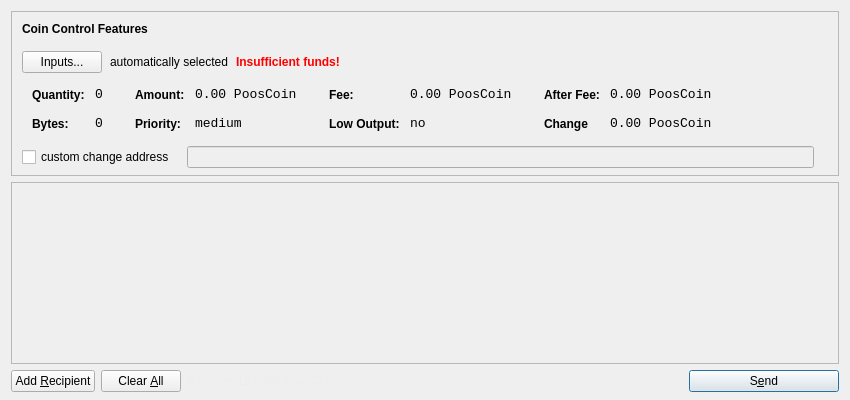
<?xml version="1.0" encoding="UTF-8"?>
<ui version="4.0">
 <class>SendCoinsDialog</class>
 <widget class="QDialog" name="SendCoinsDialog">
  <property name="geometry">
   <rect>
    <x>0</x>
    <y>0</y>
    <width>850</width>
    <height>400</height>
   </rect>
  </property>
  <property name="windowTitle">
   <string>Send Coins</string>
  </property>
  <layout class="QVBoxLayout" name="verticalLayout" stretch="0,1,0">
   <property name="bottomMargin">
    <number>8</number>
   </property>
   <item>
    <widget class="QFrame" name="frameCoinControl">
     <property name="sizePolicy">
      <sizepolicy hsizetype="Expanding" vsizetype="Expanding">
       <horstretch>0</horstretch>
       <verstretch>0</verstretch>
      </sizepolicy>
     </property>
     <property name="maximumSize">
      <size>
       <width>16777215</width>
       <height>16777215</height>
      </size>
     </property>
     <property name="frameShape">
      <enum>QFrame::StyledPanel</enum>
     </property>
     <property name="frameShadow">
      <enum>QFrame::Sunken</enum>
     </property>
     <layout class="QVBoxLayout" name="verticalLayoutCoinControl2">
      <property name="spacing">
       <number>6</number>
      </property>
      <property name="leftMargin">
       <number>0</number>
      </property>
      <property name="topMargin">
       <number>0</number>
      </property>
      <property name="rightMargin">
       <number>0</number>
      </property>
      <property name="bottomMargin">
       <number>6</number>
      </property>
      <item>
       <layout class="QVBoxLayout" name="verticalLayoutCoinControl" stretch="0,0,0,0,1">
        <property name="spacing">
         <number>0</number>
        </property>
        <property name="leftMargin">
         <number>10</number>
        </property>
        <property name="topMargin">
         <number>10</number>
        </property>
        <item>
         <layout class="QHBoxLayout" name="horizontalLayoutCoinControl1">
          <property name="bottomMargin">
           <number>15</number>
          </property>
          <item>
           <widget class="QLabel" name="labelCoinControlFeatures">
            <property name="sizePolicy">
             <sizepolicy hsizetype="Preferred" vsizetype="Maximum">
              <horstretch>0</horstretch>
              <verstretch>0</verstretch>
             </sizepolicy>
            </property>
            <property name="font">
             <font>
              <weight>75</weight>
              <bold>true</bold>
             </font>
            </property>
            <property name="styleSheet">
             <string notr="true">font-weight:bold;</string>
            </property>
            <property name="text">
             <string>Coin Control Features</string>
            </property>
           </widget>
          </item>
         </layout>
        </item>
        <item>
         <layout class="QHBoxLayout" name="horizontalLayoutCoinControl2" stretch="0,0,0,0">
          <property name="spacing">
           <number>8</number>
          </property>
          <property name="bottomMargin">
           <number>10</number>
          </property>
          <item>
           <widget class="QPushButton" name="pushButtonCoinControl">
            <property name="styleSheet">
             <string notr="true"/>
            </property>
            <property name="text">
             <string>Inputs...</string>
            </property>
           </widget>
          </item>
          <item>
           <widget class="QLabel" name="labelCoinControlAutomaticallySelected">
            <property name="text">
             <string>automatically selected</string>
            </property>
            <property name="margin">
             <number>5</number>
            </property>
           </widget>
          </item>
          <item>
           <widget class="QLabel" name="labelCoinControlInsuffFunds">
            <property name="font">
             <font>
              <weight>75</weight>
              <bold>true</bold>
             </font>
            </property>
            <property name="styleSheet">
             <string notr="true">color:red;font-weight:bold;</string>
            </property>
            <property name="text">
             <string>Insufficient funds!</string>
            </property>
            <property name="margin">
             <number>5</number>
            </property>
           </widget>
          </item>
          <item>
           <spacer name="horizontalSpacerCoinControl">
            <property name="orientation">
             <enum>Qt::Horizontal</enum>
            </property>
            <property name="sizeHint" stdset="0">
             <size>
              <width>40</width>
              <height>1</height>
             </size>
            </property>
           </spacer>
          </item>
         </layout>
        </item>
        <item>
         <widget class="QWidget" name="widgetCoinControl" native="true">
          <property name="sizePolicy">
           <sizepolicy hsizetype="Preferred" vsizetype="Preferred">
            <horstretch>0</horstretch>
            <verstretch>0</verstretch>
           </sizepolicy>
          </property>
          <property name="minimumSize">
           <size>
            <width>0</width>
            <height>0</height>
           </size>
          </property>
          <property name="styleSheet">
           <string notr="true"/>
          </property>
          <layout class="QHBoxLayout" name="horizontalLayoutCoinControl5">
           <property name="margin">
            <number>0</number>
           </property>
           <item>
            <layout class="QHBoxLayout" name="horizontalLayoutCoinControl3" stretch="0,0,0,1">
             <property name="spacing">
              <number>20</number>
             </property>
             <property name="topMargin">
              <number>0</number>
             </property>
             <property name="bottomMargin">
              <number>10</number>
             </property>
             <item>
              <layout class="QFormLayout" name="formLayoutCoinControl1">
               <property name="horizontalSpacing">
                <number>10</number>
               </property>
               <property name="verticalSpacing">
                <number>14</number>
               </property>
               <property name="leftMargin">
                <number>10</number>
               </property>
               <property name="topMargin">
                <number>4</number>
               </property>
               <property name="rightMargin">
                <number>6</number>
               </property>
               <item row="0" column="0">
                <widget class="QLabel" name="labelCoinControlQuantityText">
                 <property name="styleSheet">
                  <string notr="true">font-weight:bold;</string>
                 </property>
                 <property name="text">
                  <string>Quantity:</string>
                 </property>
                 <property name="margin">
                  <number>0</number>
                 </property>
                </widget>
               </item>
               <item row="0" column="1">
                <widget class="QLabel" name="labelCoinControlQuantity">
                 <property name="font">
                  <font>
                   <family>Monospace</family>
                   <pointsize>10</pointsize>
                  </font>
                 </property>
                 <property name="cursor">
                  <cursorShape>IBeamCursor</cursorShape>
                 </property>
                 <property name="contextMenuPolicy">
                  <enum>Qt::ActionsContextMenu</enum>
                 </property>
                 <property name="text">
                  <string>0</string>
                 </property>
                 <property name="margin">
                  <number>0</number>
                 </property>
                 <property name="textInteractionFlags">
                  <set>Qt::LinksAccessibleByMouse|Qt::TextSelectableByKeyboard|Qt::TextSelectableByMouse</set>
                 </property>
                </widget>
               </item>
               <item row="1" column="0">
                <widget class="QLabel" name="labelCoinControlBytesText">
                 <property name="styleSheet">
                  <string notr="true">font-weight:bold;</string>
                 </property>
                 <property name="text">
                  <string>Bytes:</string>
                 </property>
                </widget>
               </item>
               <item row="1" column="1">
                <widget class="QLabel" name="labelCoinControlBytes">
                 <property name="font">
                  <font>
                   <family>Monospace</family>
                   <pointsize>10</pointsize>
                  </font>
                 </property>
                 <property name="cursor">
                  <cursorShape>IBeamCursor</cursorShape>
                 </property>
                 <property name="contextMenuPolicy">
                  <enum>Qt::ActionsContextMenu</enum>
                 </property>
                 <property name="text">
                  <string>0</string>
                 </property>
                 <property name="textInteractionFlags">
                  <set>Qt::LinksAccessibleByMouse|Qt::TextSelectableByKeyboard|Qt::TextSelectableByMouse</set>
                 </property>
                </widget>
               </item>
              </layout>
             </item>
             <item>
              <layout class="QFormLayout" name="formLayoutCoinControl2">
               <property name="horizontalSpacing">
                <number>10</number>
               </property>
               <property name="verticalSpacing">
                <number>14</number>
               </property>
               <property name="leftMargin">
                <number>6</number>
               </property>
               <property name="topMargin">
                <number>4</number>
               </property>
               <property name="rightMargin">
                <number>6</number>
               </property>
               <item row="0" column="0">
                <widget class="QLabel" name="labelCoinControlAmountText">
                 <property name="styleSheet">
                  <string notr="true">font-weight:bold;</string>
                 </property>
                 <property name="text">
                  <string>Amount:</string>
                 </property>
                 <property name="margin">
                  <number>0</number>
                 </property>
                </widget>
               </item>
               <item row="0" column="1">
                <widget class="QLabel" name="labelCoinControlAmount">
                 <property name="font">
                  <font>
                   <family>Monospace</family>
                   <pointsize>10</pointsize>
                  </font>
                 </property>
                 <property name="cursor">
                  <cursorShape>IBeamCursor</cursorShape>
                 </property>
                 <property name="contextMenuPolicy">
                  <enum>Qt::ActionsContextMenu</enum>
                 </property>
                 <property name="text">
                  <string>0.00 PoosCoin</string>
                 </property>
                 <property name="textInteractionFlags">
                  <set>Qt::LinksAccessibleByMouse|Qt::TextSelectableByKeyboard|Qt::TextSelectableByMouse</set>
                 </property>
                </widget>
               </item>
               <item row="1" column="0">
                <widget class="QLabel" name="labelCoinControlPriorityText">
                 <property name="styleSheet">
                  <string notr="true">font-weight:bold;</string>
                 </property>
                 <property name="text">
                  <string>Priority:</string>
                 </property>
                </widget>
               </item>
               <item row="1" column="1">
                <widget class="QLabel" name="labelCoinControlPriority">
                 <property name="font">
                  <font>
                   <family>Monospace</family>
                   <pointsize>10</pointsize>
                  </font>
                 </property>
                 <property name="cursor">
                  <cursorShape>IBeamCursor</cursorShape>
                 </property>
                 <property name="contextMenuPolicy">
                  <enum>Qt::ActionsContextMenu</enum>
                 </property>
                 <property name="text">
                  <string>medium</string>
                 </property>
                 <property name="textInteractionFlags">
                  <set>Qt::LinksAccessibleByMouse|Qt::TextSelectableByKeyboard|Qt::TextSelectableByMouse</set>
                 </property>
                </widget>
               </item>
              </layout>
             </item>
             <item>
              <layout class="QFormLayout" name="formLayoutCoinControl3">
               <property name="horizontalSpacing">
                <number>10</number>
               </property>
               <property name="verticalSpacing">
                <number>14</number>
               </property>
               <property name="leftMargin">
                <number>6</number>
               </property>
               <property name="topMargin">
                <number>4</number>
               </property>
               <property name="rightMargin">
                <number>6</number>
               </property>
               <item row="0" column="0">
                <widget class="QLabel" name="labelCoinControlFeeText">
                 <property name="styleSheet">
                  <string notr="true">font-weight:bold;</string>
                 </property>
                 <property name="text">
                  <string>Fee:</string>
                 </property>
                 <property name="margin">
                  <number>0</number>
                 </property>
                </widget>
               </item>
               <item row="0" column="1">
                <widget class="QLabel" name="labelCoinControlFee">
                 <property name="font">
                  <font>
                   <family>Monospace</family>
                   <pointsize>10</pointsize>
                  </font>
                 </property>
                 <property name="cursor">
                  <cursorShape>IBeamCursor</cursorShape>
                 </property>
                 <property name="contextMenuPolicy">
                  <enum>Qt::ActionsContextMenu</enum>
                 </property>
                 <property name="text">
                  <string>0.00 PoosCoin</string>
                 </property>
                 <property name="textInteractionFlags">
                  <set>Qt::LinksAccessibleByMouse|Qt::TextSelectableByKeyboard|Qt::TextSelectableByMouse</set>
                 </property>
                </widget>
               </item>
               <item row="1" column="0">
                <widget class="QLabel" name="labelCoinControlLowOutputText">
                 <property name="styleSheet">
                  <string notr="true">font-weight:bold;</string>
                 </property>
                 <property name="text">
                  <string>Low Output:</string>
                 </property>
                </widget>
               </item>
               <item row="1" column="1">
                <widget class="QLabel" name="labelCoinControlLowOutput">
                 <property name="font">
                  <font>
                   <family>Monospace</family>
                   <pointsize>10</pointsize>
                  </font>
                 </property>
                 <property name="cursor">
                  <cursorShape>IBeamCursor</cursorShape>
                 </property>
                 <property name="contextMenuPolicy">
                  <enum>Qt::ActionsContextMenu</enum>
                 </property>
                 <property name="text">
                  <string>no</string>
                 </property>
                 <property name="textInteractionFlags">
                  <set>Qt::LinksAccessibleByMouse|Qt::TextSelectableByKeyboard|Qt::TextSelectableByMouse</set>
                 </property>
                </widget>
               </item>
              </layout>
             </item>
             <item>
              <layout class="QFormLayout" name="formLayoutCoinControl4">
               <property name="horizontalSpacing">
                <number>10</number>
               </property>
               <property name="verticalSpacing">
                <number>14</number>
               </property>
               <property name="leftMargin">
                <number>6</number>
               </property>
               <property name="topMargin">
                <number>4</number>
               </property>
               <property name="rightMargin">
                <number>6</number>
               </property>
               <item row="0" column="0">
                <widget class="QLabel" name="labelCoinControlAfterFeeText">
                 <property name="styleSheet">
                  <string notr="true">font-weight:bold;</string>
                 </property>
                 <property name="text">
                  <string>After Fee:</string>
                 </property>
                 <property name="margin">
                  <number>0</number>
                 </property>
                </widget>
               </item>
               <item row="0" column="1">
                <widget class="QLabel" name="labelCoinControlAfterFee">
                 <property name="font">
                  <font>
                   <family>Monospace</family>
                   <pointsize>10</pointsize>
                  </font>
                 </property>
                 <property name="cursor">
                  <cursorShape>IBeamCursor</cursorShape>
                 </property>
                 <property name="contextMenuPolicy">
                  <enum>Qt::ActionsContextMenu</enum>
                 </property>
                 <property name="text">
                  <string>0.00 PoosCoin</string>
                 </property>
                 <property name="textInteractionFlags">
                  <set>Qt::LinksAccessibleByMouse|Qt::TextSelectableByKeyboard|Qt::TextSelectableByMouse</set>
                 </property>
                </widget>
               </item>
               <item row="1" column="0">
                <widget class="QLabel" name="labelCoinControlChangeText">
                 <property name="styleSheet">
                  <string notr="true">font-weight:bold;</string>
                 </property>
                 <property name="text">
                  <string>Change</string>
                 </property>
                </widget>
               </item>
               <item row="1" column="1">
                <widget class="QLabel" name="labelCoinControlChange">
                 <property name="font">
                  <font>
                   <family>Monospace</family>
                   <pointsize>10</pointsize>
                  </font>
                 </property>
                 <property name="cursor">
                  <cursorShape>IBeamCursor</cursorShape>
                 </property>
                 <property name="contextMenuPolicy">
                  <enum>Qt::ActionsContextMenu</enum>
                 </property>
                 <property name="text">
                  <string>0.00 PoosCoin</string>
                 </property>
                 <property name="textInteractionFlags">
                  <set>Qt::LinksAccessibleByMouse|Qt::TextSelectableByKeyboard|Qt::TextSelectableByMouse</set>
                 </property>
                </widget>
               </item>
              </layout>
             </item>
            </layout>
           </item>
          </layout>
         </widget>
        </item>
        <item>
         <layout class="QHBoxLayout" name="horizontalLayoutCoinControl4" stretch="0,0,0">
          <property name="spacing">
           <number>12</number>
          </property>
          <property name="sizeConstraint">
           <enum>QLayout::SetDefaultConstraint</enum>
          </property>
          <property name="topMargin">
           <number>5</number>
          </property>
          <property name="rightMargin">
           <number>5</number>
          </property>
          <item>
           <widget class="QCheckBox" name="checkBoxCoinControlChange">
            <property name="text">
             <string>custom change address</string>
            </property>
           </widget>
          </item>
          <item>
           <widget class="QLineEdit" name="lineEditCoinControlChange">
            <property name="enabled">
             <bool>false</bool>
            </property>
            <property name="sizePolicy">
             <sizepolicy hsizetype="Expanding" vsizetype="Fixed">
              <horstretch>0</horstretch>
              <verstretch>0</verstretch>
             </sizepolicy>
            </property>
           </widget>
          </item>
          <item>
           <widget class="QLabel" name="labelCoinControlChangeLabel">
            <property name="sizePolicy">
             <sizepolicy hsizetype="Preferred" vsizetype="Expanding">
              <horstretch>0</horstretch>
              <verstretch>0</verstretch>
             </sizepolicy>
            </property>
            <property name="minimumSize">
             <size>
              <width>0</width>
              <height>0</height>
             </size>
            </property>
            <property name="text">
             <string/>
            </property>
            <property name="margin">
             <number>3</number>
            </property>
           </widget>
          </item>
         </layout>
        </item>
        <item>
         <spacer name="verticalSpacerCoinControl">
          <property name="orientation">
           <enum>Qt::Vertical</enum>
          </property>
          <property name="sizeHint" stdset="0">
           <size>
            <width>800</width>
            <height>1</height>
           </size>
          </property>
         </spacer>
        </item>
       </layout>
      </item>
     </layout>
    </widget>
   </item>
   <item>
    <widget class="QScrollArea" name="scrollArea">
     <property name="widgetResizable">
      <bool>true</bool>
     </property>
     <widget class="QWidget" name="scrollAreaWidgetContents">
      <property name="geometry">
       <rect>
        <x>0</x>
        <y>0</y>
        <width>830</width>
        <height>156</height>
       </rect>
      </property>
      <layout class="QVBoxLayout" name="verticalLayout_2">
       <property name="margin">
        <number>0</number>
       </property>
       <item>
        <layout class="QVBoxLayout" name="entries">
         <property name="spacing">
          <number>6</number>
         </property>
        </layout>
       </item>
       <item>
        <spacer name="verticalSpacer">
         <property name="orientation">
          <enum>Qt::Vertical</enum>
         </property>
         <property name="sizeHint" stdset="0">
          <size>
           <width>20</width>
           <height>40</height>
          </size>
         </property>
        </spacer>
       </item>
      </layout>
     </widget>
    </widget>
   </item>
   <item>
    <layout class="QHBoxLayout" name="horizontalLayout">
     <item>
      <widget class="QPushButton" name="addButton">
       <property name="toolTip">
        <string>Send to multiple recipients at once</string>
       </property>
       <property name="text">
        <string>Add &amp;Recipient</string>
       </property>
       <property name="icon">
        <iconset resource="../bitcoin.qrc">
         <normaloff>:/icons/add</normaloff>:/icons/add</iconset>
       </property>
       <property name="autoDefault">
        <bool>false</bool>
       </property>
      </widget>
     </item>
     <item>
      <widget class="QPushButton" name="clearButton">
       <property name="sizePolicy">
        <sizepolicy hsizetype="Minimum" vsizetype="Fixed">
         <horstretch>0</horstretch>
         <verstretch>0</verstretch>
        </sizepolicy>
       </property>
       <property name="toolTip">
        <string>Remove all transaction fields</string>
       </property>
       <property name="text">
        <string>Clear &amp;All</string>
       </property>
       <property name="icon">
        <iconset resource="../bitcoin.qrc">
         <normaloff>:/icons/remove</normaloff>:/icons/remove</iconset>
       </property>
       <property name="autoRepeatDelay">
        <number>300</number>
       </property>
       <property name="autoDefault">
        <bool>false</bool>
       </property>
      </widget>
     </item>
     <item>
      <layout class="QHBoxLayout" name="horizontalLayout_2">
       <property name="spacing">
        <number>3</number>
       </property>
       <item>
        <widget class="QLabel" name="label">
         <property name="sizePolicy">
          <sizepolicy hsizetype="Preferred" vsizetype="Fixed">
           <horstretch>0</horstretch>
           <verstretch>0</verstretch>
          </sizepolicy>
         </property>
         <property name="styleSheet">
          <string notr="true">#label { color: #ededed; }</string>
         </property>
         <property name="text">
          <string>Balance:</string>
         </property>
        </widget>
       </item>
       <item>
        <widget class="QLabel" name="labelBalance">
         <property name="sizePolicy">
          <sizepolicy hsizetype="Preferred" vsizetype="Fixed">
           <horstretch>0</horstretch>
           <verstretch>0</verstretch>
          </sizepolicy>
         </property>
         <property name="cursor">
          <cursorShape>IBeamCursor</cursorShape>
         </property>
         <property name="styleSheet">
          <string notr="true">#labelBalance { color: #ededed; }</string>
         </property>
         <property name="text">
          <string>123.456 PoosCoin</string>
         </property>
         <property name="textInteractionFlags">
          <set>Qt::LinksAccessibleByMouse|Qt::TextSelectableByKeyboard|Qt::TextSelectableByMouse</set>
         </property>
        </widget>
       </item>
      </layout>
     </item>
     <item>
      <spacer name="horizontalSpacer">
       <property name="orientation">
        <enum>Qt::Horizontal</enum>
       </property>
       <property name="sizeHint" stdset="0">
        <size>
         <width>40</width>
         <height>20</height>
        </size>
       </property>
      </spacer>
     </item>
     <item>
      <widget class="QPushButton" name="sendButton">
       <property name="minimumSize">
        <size>
         <width>150</width>
         <height>0</height>
        </size>
       </property>
       <property name="toolTip">
        <string>Confirm the send action</string>
       </property>
       <property name="text">
        <string>S&amp;end</string>
       </property>
       <property name="icon">
        <iconset resource="../bitcoin.qrc">
         <normaloff>:/icons/send</normaloff>:/icons/send</iconset>
       </property>
       <property name="default">
        <bool>true</bool>
       </property>
      </widget>
     </item>
    </layout>
   </item>
  </layout>
 </widget>
 <resources>
  <include location="../bitcoin.qrc"/>
 </resources>
 <connections/>
</ui>
